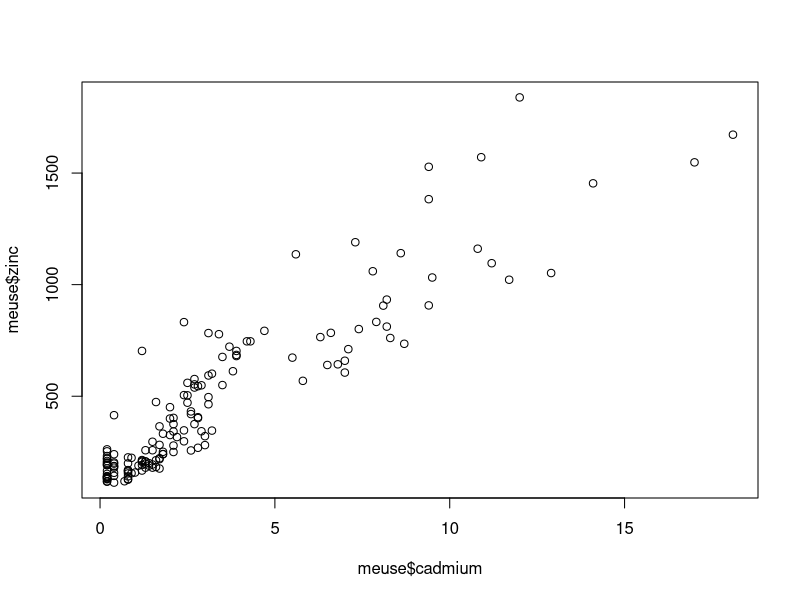
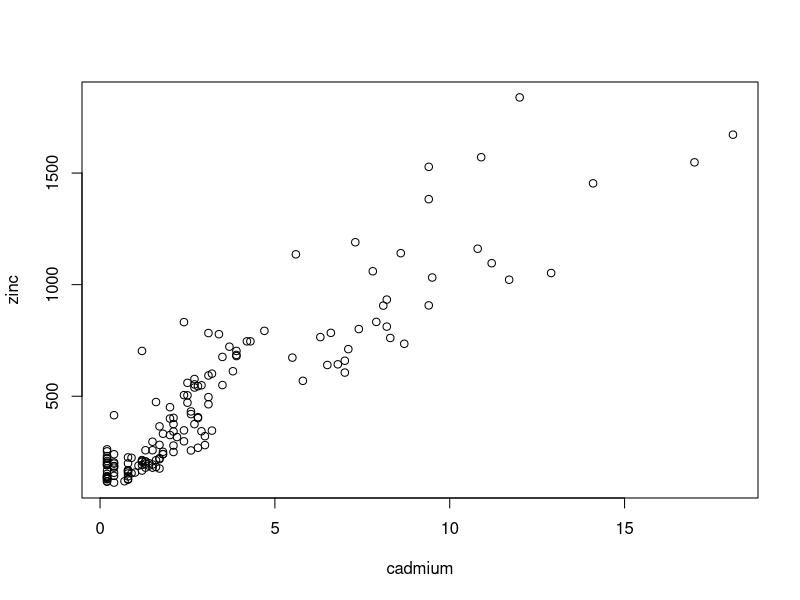
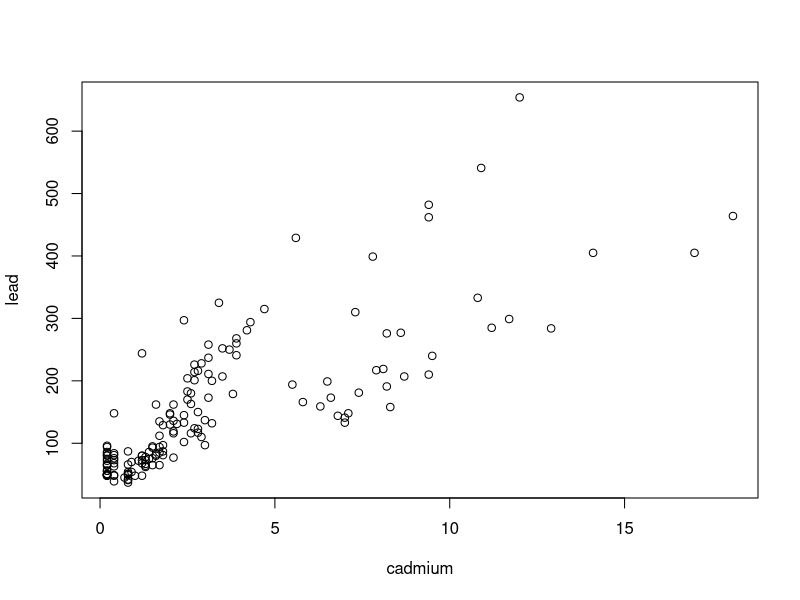
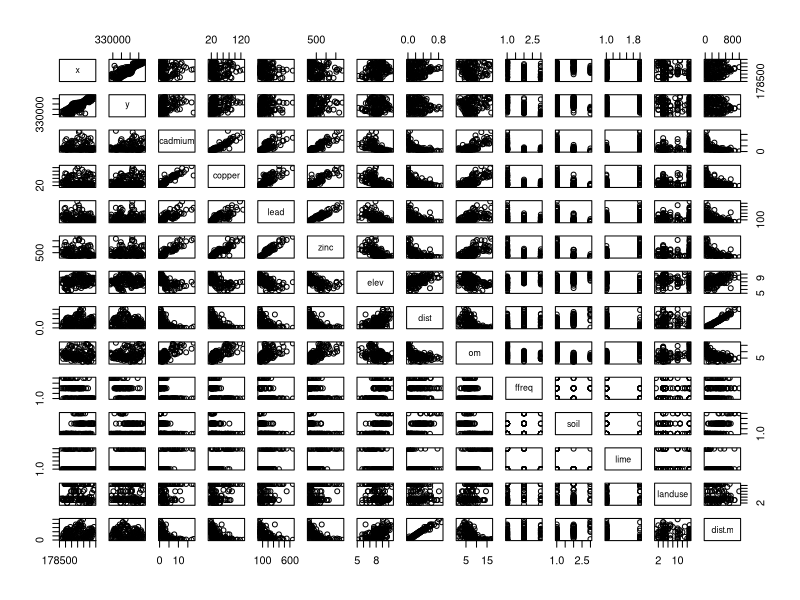

These figures' R source, in order:
# R code for plotting the relationships among ecological variables

install.packages("sp")
library(sp)

# data is used to recall datasets
data(meuse)

View(meuse)

head(meuse)


# Exercise
# mean of all the variables?
summary(meuse)

# plotting the variables (relationship between two variables)
# plot zinc (y) and cadmium (x)
#$
plot(meuse$cadmium, meuse$zinc)


# we can also use the attach function

attach(meuse)
plot(cadmium, zinc)
plot(cadmium,lead)

#to see all the possible relationships
#pairs function
pairs(meuse)

#how to pair only some elements of the dataset
